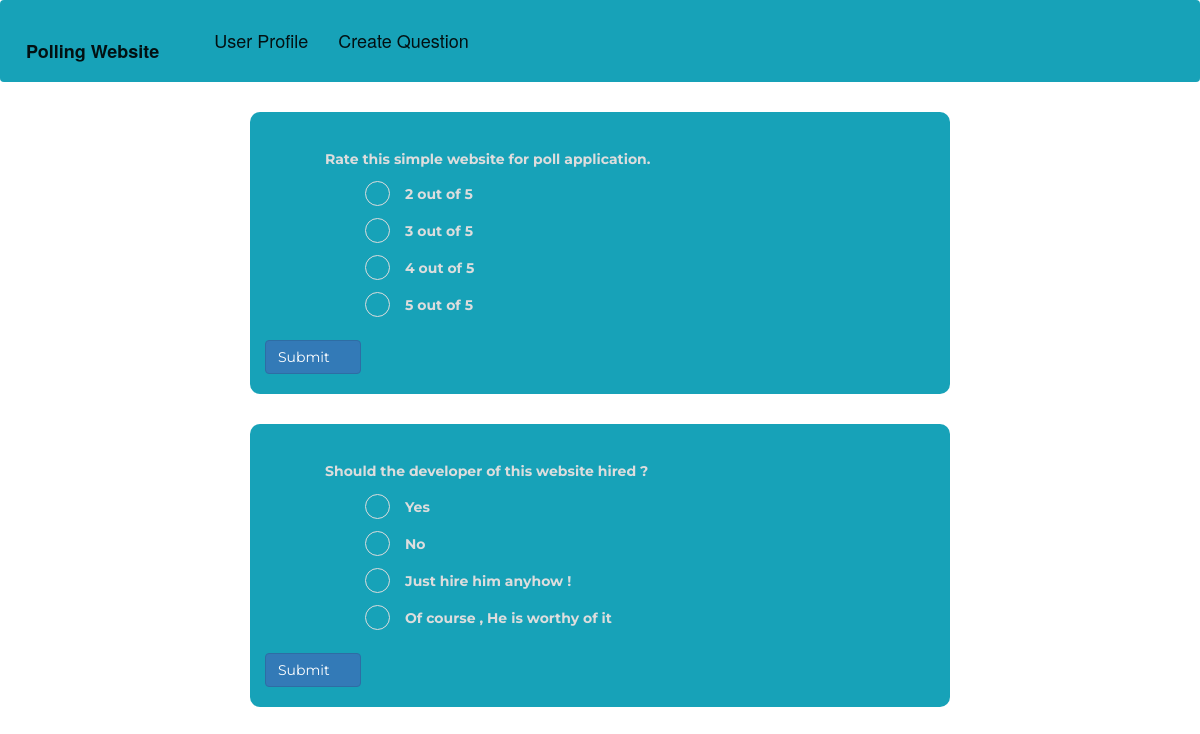
Page /votes/ on the earlier database version.
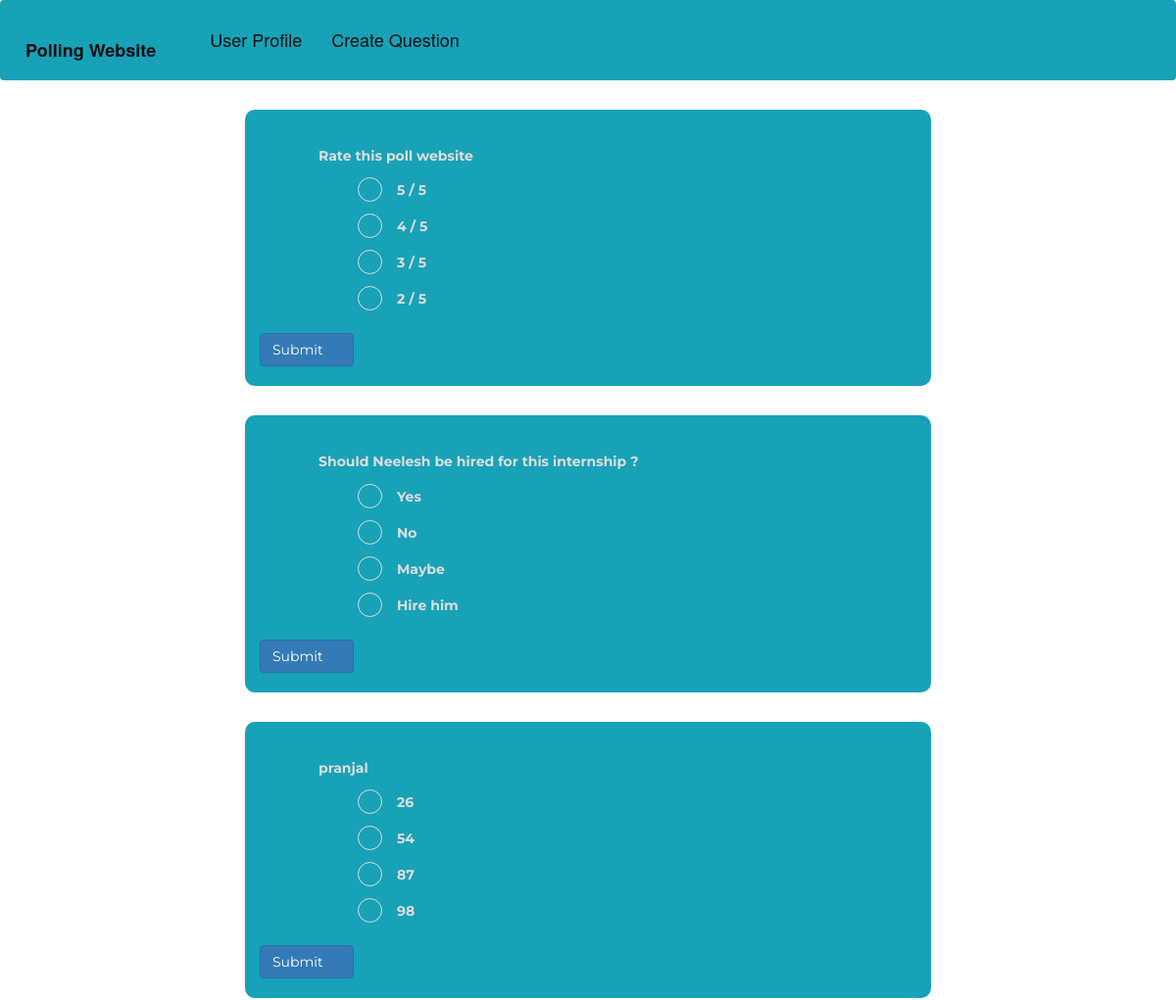
Same page on the later database version.
### polling/models.py (models this page shows, shortened)
class Question(models.Model):
    Q_id = models.AutoField(primary_key=True)
    user_id = models.IntegerField()
    question = models.CharField(max_length=5000)
    op1 = models.CharField(max_length=500)
    op2 = models.CharField(max_length=500)
    op3 = models.CharField(max_length=500)
    op4 = models.CharField(max_length=500)
    vop1 = models.IntegerField(default=0)
    vop2 = models.IntegerField(default=0)
    vop3 = models.IntegerField(default=0)
    vop4 = models.IntegerField(default=0)

### polling/views.py (the view, shortened to what this page needs)
# urls.py: path('votes/', views.votes, name="votes"),
def votes(request):
    allqueslist = Question.objects.all()
    return render(request, 'polling/homepage.html', {'quesList': allqueslist})

### polling/templates/polling/homepage.html (shortened to what this page needs)
<!doctype html>
<html lang="en">
  <head>
    <link rel="stylesheet" href="https://cdn.jsdelivr.net/npm/bootstrap@4.0.0/dist/css/bootstrap.min.css">
    <link href="//netdna.bootstrapcdn.com/bootstrap/3.0.3/css/bootstrap.min.css" rel="stylesheet" id="bootstrap-css">
  </head>
  <body>
    <nav class="navbar navbar-expand-lg navbar-light bg-info">
          <a class="navbar-brand" href="#"><h4><b>Polling Website</b></h4></a>
          <div class="collapse navbar-collapse" id="navbarSupportedContent">
            <ul class="navbar-nav mr-auto">
              <li class="nav-item active mx-3">
                <a class="nav-link" href="/profile/"><h4>User Profile</h4><span class="sr-only">(current)</span></a>
              </li>
              <li class="nav-item active mx-3">
                <a class="nav-link" href="/createquestion/"><h4>Create Question</h4><span class="sr-only">(current)</span></a>
              </li>
            </ul>
          </div>
    </nav>
 {% load static %}
    {% for i in quesList %}
    <form id='q{{i.Q_id}}' action="http://127.0.0.1:8000/votes/" method = 'post'>{% csrf_token %}
    <div class="container mt-sm-5 my-1" >
        <div class="question ml-sm-5 pl-sm-5 pt-2">
            <div class="py-2 h5"><b>{{i.question}}</b></div>
            <div class="ml-md-3 ml-sm-3 pl-md-5 pt-sm-0 pt-3" id="options">
                <label class="options">{{i.op1}} <span id='{{i.Q_id}}op1'></span>
                    <span class="checkmark"></span>
                </label>
                <label class="options">{{i.op2}} <span id='{{i.Q_id}}op2'></span>
                    <span class="checkmark"></span>
                </label>
                <label class="options">{{i.op3}}<span id='{{i.Q_id}}op3'></span>
                    <span class="checkmark"></span>
                </label>
                <label class="options">{{i.op4}}<span id='{{i.Q_id}}op4'></span>
                    <span class="checkmark"></span>
                </label>
            </div>
        </div>
        <div class="d-flex align-items-center pt-3">
            <div id="prev">
                <button class="btn btn-primary pr-5">Submit</button>
            </div>
        </div>
    </div>
    </form>
    {% endfor %}
  </body>
</html>

### polling/templates/polling/homepage.html (style rules this page uses)
* { margin: 0; padding: 0; box-sizing: border-box; }
body { background-color: #333; }
.container { background-color: #17a2b8; color: #ddd; border-radius: 10px; padding: 20px; font-family: 'Montserrat', sans-serif; max-width: 700px; }
.question { width: 75%; }
.options { position: relative; padding-left: 40px; }
#options label { display: block; margin-bottom: 15px; font-size: 14px; cursor: pointer; }
.checkmark { position: absolute; top: -1px; left: 0; height: 25px; width: 25px; background-color: #17a2b8; border: 1px solid #ddd; border-radius: 50%; }
.options .checkmark:after { content: ""; width: 10px; height: 10px; display: block; background: white; position: absolute; top: 50%; left: 50%; border-radius: 50%; transform: translate(-50%,-50%) scale(0); transition: 300ms ease-in-out 0s; }
.btn-primary { background-color: #555; color: #ddd; border: 1px solid #ddd; }

Differences in the rows shown:
removed Question: question "Rate this simple website for poll application.", op1 "2 out of 5", op2 "3 out of 5", op3 "4 out of 5", op4 "5 out of 5"
removed Question: question "Should the developer of this website hired ?", op1 "Yes", op2 "No", op3 "Just hire him anyhow !", op4 "Of course , He is worthy of it"
added Question: question "Rate this poll website", op1 "5 / 5", op2 "4 / 5", op3 "3 / 5", op4 "2 / 5"
added Question: question "Should Neelesh be hired for this internship ?", op1 "Yes", op2 "No", op3 "Maybe", op4 "Hire him"
added Question: question "pranjal", op1 "26", op2 "54", op3 "87", op4 "98"
